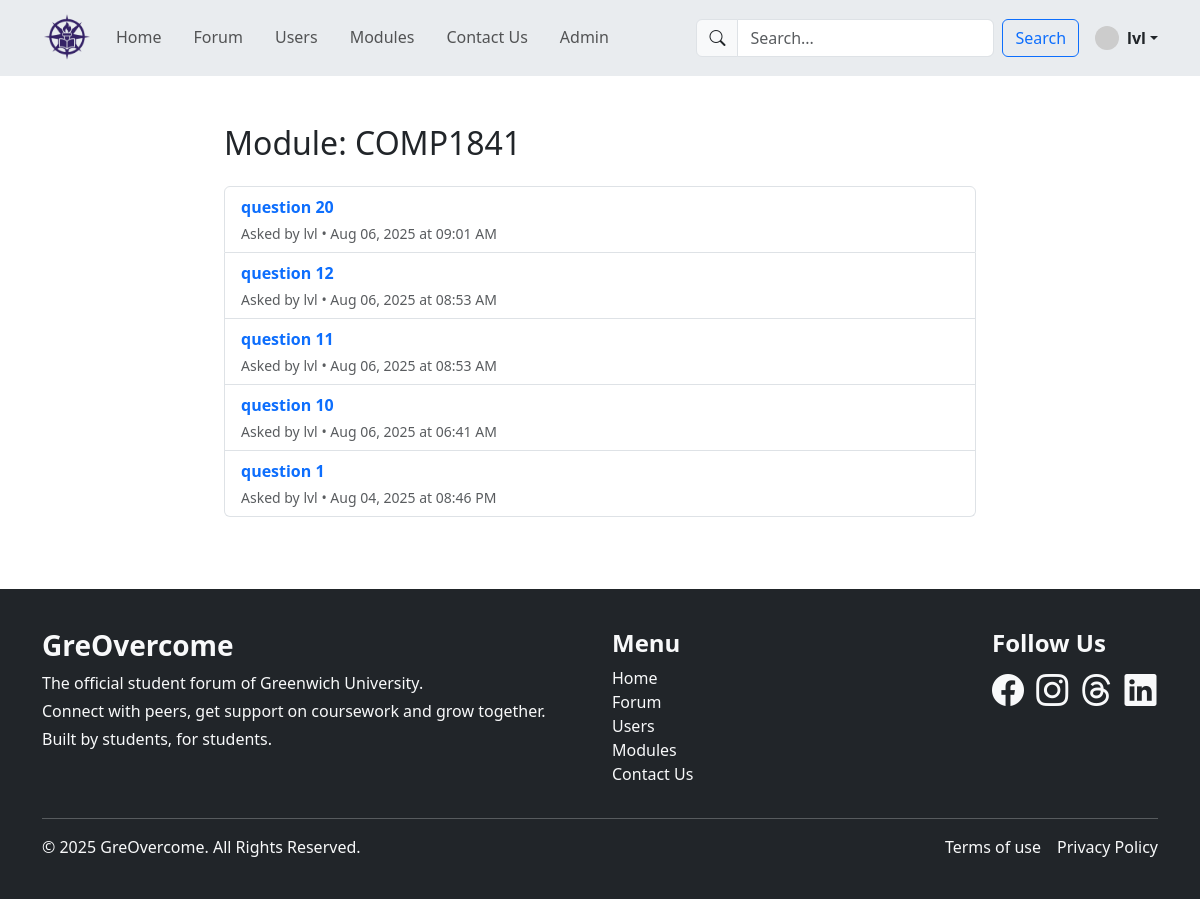
/coursework/user/tabs/modules_tab/view_module.php?id=1 (signed in), run on the app's committed database.
### tables this page shows
CREATE TABLE `module` (
  `id` int(11) NOT NULL,
  `name` varchar(255) DEFAULT NULL,
  `description` text DEFAULT NULL,
  `created_at` datetime DEFAULT current_timestamp()
);

CREATE TABLE `question` (
  `id` int(11) NOT NULL,
  `quest_title` text NOT NULL,
  `questtext` text NOT NULL,
  `questdate` datetime DEFAULT current_timestamp(),
  `images` text DEFAULT NULL,
  `userid` int(11) NOT NULL,
  `moduleid` int(11) NOT NULL
);

CREATE TABLE `user` (
  `id` int(11) NOT NULL,
  `name` varchar(255) NOT NULL,
  `email` varchar(255) NOT NULL,
  `password` varchar(255) NOT NULL,
  `created_at` datetime DEFAULT current_timestamp(),
  `bio` text DEFAULT NULL
);

### coursework/user/tabs/modules_tab/view_module.php (called while the page is built, shortened)
<?php
    try {
        include '../../../system/include/DatabaseConnection.php';
        include '../../../system/include/DatabaseFunction.php';
        $moduleId = (int)$_GET['id'];
        $module = getModuleById($pdo, $moduleId);
        $questions = getQuestionsInModule($pdo, $moduleId);
        include 'templates/view_module.html.php';
    } catch (PDOException $e) {
        $title = 'An error has occurred';
        $output = 'Database error: ' . $e ->getMessage();
    }
    include '../../templates/public_layout.html.php';

### coursework/system/include/DatabaseFunction.php (called while the page is built, shortened)
<?php
    function query($pdo, $sql, $parameters = []) {
        $query = $pdo->prepare($sql);
        $query->execute($parameters);
        return $query;
    }
    function getQuestionsInModule($pdo, $module_id) {
        $parameters = [':module_id'=> $module_id];
        $sql = "SELECT q.id, q.quest_title, q.questtext, q.questdate, u.name AS user_name
                FROM question q
                JOIN user u ON q.userid = u.id
                WHERE q.moduleid = :module_id
                ORDER BY q.questdate DESC";
        $query = query($pdo, $sql, $parameters);
        return $query->fetchAll();
    }
    function getModuleById($pdo, $id) {
        $parameters = [':id' => $id];
        $query = query($pdo, "SELECT * FROM module WHERE id = :id", $parameters);
        return $query->fetch();
    }

### coursework/user/tabs/modules_tab/templates/view_module.html.php (the view)
<div class="container pb-5">
  <h2 class="mb-4">Module: <?= htmlspecialchars($module['name']) ?></h2>
  <?php if (count($questions)): ?>
    <ul class="list-group">
      <?php foreach ($questions as $q): ?>
        <li class="list-group-item">
          <a href="view_question.php?id=<?= $q['id'] ?>" class="text-decoration-none fw-bold">
            <span class="d-block text-truncate" style="max-width: 100%;">
              <?= htmlspecialchars($q['quest_title']) ?>
            </span>
          </a>
          <div class="small text-muted mt-1">
            Asked by <?= htmlspecialchars($q['user_name']) ?> • <?= date('M d, Y \a\t h:i A', strtotime($q['questdate'])) ?>
          </div>
        </li>
      <?php endforeach; ?>
    </ul>
  <?php else: ?>
    <p class="text-muted">No questions available in this module yet.</p>
  <?php endif; ?>
</div>

### coursework/user/style.css (style rules this page uses)
html, body { margin: 0; padding: 0; overflow-x: hidden; }

### coursework/user/templates/public_layout.html.php (style rules this page uses)
html, body { height: 100%; }
body { display: flex; flex-direction: column; }

### data on the page
module: name "COMP1841"
question: quest_title "question 20", userid.name "lvl", questdate "Aug 06, 2025 at 09:01 AM"
question: quest_title "question 12", userid.name "lvl", questdate "Aug 06, 2025 at 08:53 AM"
question: quest_title "question 11", userid.name "lvl", questdate "Aug 06, 2025 at 08:53 AM"
question: quest_title "question 10", userid.name "lvl", questdate "Aug 06, 2025 at 06:41 AM"
question: quest_title "question 1", userid.name "lvl", questdate "Aug 04, 2025 at 08:46 PM"

### other printed values
$_SESSION['username'] "lvl"
